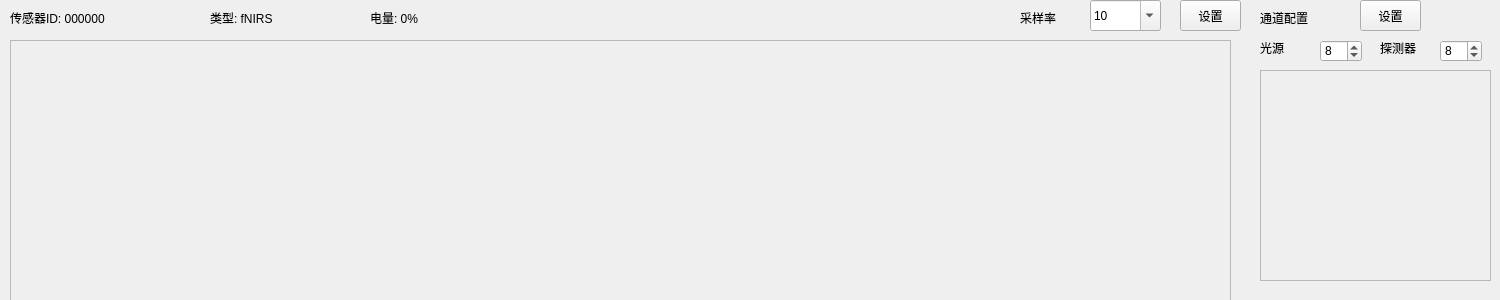
<?xml version="1.0" encoding="UTF-8"?>
<ui version="4.0">
 <class>SensorWidget</class>
 <widget class="QWidget" name="SensorWidget">
  <property name="geometry">
   <rect>
    <x>0</x>
    <y>0</y>
    <width>1500</width>
    <height>300</height>
   </rect>
  </property>
  <property name="windowTitle">
   <string>Form</string>
  </property>
  <widget class="QLabel" name="Label_SensorID">
   <property name="geometry">
    <rect>
     <x>10</x>
     <y>10</y>
     <width>191</width>
     <height>16</height>
    </rect>
   </property>
   <property name="text">
    <string>传感器ID: 000000</string>
   </property>
  </widget>
  <widget class="QLabel" name="Label_SensorType">
   <property name="geometry">
    <rect>
     <x>210</x>
     <y>10</y>
     <width>191</width>
     <height>16</height>
    </rect>
   </property>
   <property name="text">
    <string>类型: fNIRS</string>
   </property>
  </widget>
  <widget class="QLabel" name="Label_Battery">
   <property name="geometry">
    <rect>
     <x>370</x>
     <y>10</y>
     <width>191</width>
     <height>16</height>
    </rect>
   </property>
   <property name="text">
    <string>电量: 0%</string>
   </property>
  </widget>
  <widget class="QComboBox" name="ComboBox_SampleRate">
   <property name="geometry">
    <rect>
     <x>1090</x>
     <y>0</y>
     <width>71</width>
     <height>31</height>
    </rect>
   </property>
   <property name="editable">
    <bool>true</bool>
   </property>
   <property name="insertPolicy">
    <enum>QComboBox::NoInsert</enum>
   </property>
   <item>
    <property name="text">
     <string>10</string>
    </property>
   </item>
   <item>
    <property name="text">
     <string>20</string>
    </property>
   </item>
  </widget>
  <widget class="QLabel" name="Label_SampleRateText">
   <property name="geometry">
    <rect>
     <x>1020</x>
     <y>10</y>
     <width>61</width>
     <height>16</height>
    </rect>
   </property>
   <property name="text">
    <string>采样率</string>
   </property>
  </widget>
  <widget class="QPushButton" name="Button_SampleRate">
   <property name="geometry">
    <rect>
     <x>1180</x>
     <y>0</y>
     <width>61</width>
     <height>31</height>
    </rect>
   </property>
   <property name="text">
    <string>设置</string>
   </property>
  </widget>
  <widget class="QLabel" name="Label_Channel">
   <property name="geometry">
    <rect>
     <x>1260</x>
     <y>10</y>
     <width>111</width>
     <height>16</height>
    </rect>
   </property>
   <property name="text">
    <string>通道配置</string>
   </property>
  </widget>
  <widget class="QSpinBox" name="SpinBox_Lights">
   <property name="geometry">
    <rect>
     <x>1320</x>
     <y>40</y>
     <width>42</width>
     <height>22</height>
    </rect>
   </property>
   <property name="minimum">
    <number>1</number>
   </property>
   <property name="maximum">
    <number>99</number>
   </property>
   <property name="value">
    <number>8</number>
   </property>
  </widget>
  <widget class="QSpinBox" name="SpinBox_Detectors">
   <property name="geometry">
    <rect>
     <x>1440</x>
     <y>40</y>
     <width>42</width>
     <height>22</height>
    </rect>
   </property>
   <property name="minimum">
    <number>1</number>
   </property>
   <property name="maximum">
    <number>99</number>
   </property>
   <property name="value">
    <number>8</number>
   </property>
  </widget>
  <widget class="QLabel" name="Label_LightsText">
   <property name="geometry">
    <rect>
     <x>1260</x>
     <y>40</y>
     <width>61</width>
     <height>16</height>
    </rect>
   </property>
   <property name="text">
    <string>光源</string>
   </property>
  </widget>
  <widget class="QLabel" name="Label_DetectorsText">
   <property name="geometry">
    <rect>
     <x>1380</x>
     <y>40</y>
     <width>61</width>
     <height>16</height>
    </rect>
   </property>
   <property name="text">
    <string>探测器</string>
   </property>
  </widget>
  <widget class="QScrollArea" name="ScrollArea_Channels">
   <property name="geometry">
    <rect>
     <x>1260</x>
     <y>70</y>
     <width>231</width>
     <height>211</height>
    </rect>
   </property>
   <property name="widgetResizable">
    <bool>true</bool>
   </property>
   <widget class="QWidget" name="Widget_Channels">
    <property name="geometry">
     <rect>
      <x>0</x>
      <y>0</y>
      <width>229</width>
      <height>209</height>
     </rect>
    </property>
    <widget class="QWidget" name="gridLayoutWidget">
     <property name="geometry">
      <rect>
       <x>0</x>
       <y>0</y>
       <width>231</width>
       <height>211</height>
      </rect>
     </property>
     <layout class="QGridLayout" name="GridLayout_Channels"/>
    </widget>
   </widget>
  </widget>
  <widget class="QPushButton" name="Button_Channels">
   <property name="geometry">
    <rect>
     <x>1360</x>
     <y>0</y>
     <width>61</width>
     <height>31</height>
    </rect>
   </property>
   <property name="text">
    <string>设置</string>
   </property>
  </widget>
  <widget class="QScrollArea" name="ScrollArea_Plot">
   <property name="geometry">
    <rect>
     <x>10</x>
     <y>40</y>
     <width>1221</width>
     <height>261</height>
    </rect>
   </property>
   <property name="widgetResizable">
    <bool>true</bool>
   </property>
   <widget class="QWidget" name="Widget_Plot">
    <property name="geometry">
     <rect>
      <x>0</x>
      <y>0</y>
      <width>1219</width>
      <height>259</height>
     </rect>
    </property>
    <widget class="QWidget" name="horizontalLayoutWidget">
     <property name="geometry">
      <rect>
       <x>-1</x>
       <y>-1</y>
       <width>1221</width>
       <height>261</height>
      </rect>
     </property>
     <layout class="QHBoxLayout" name="HLayout_Plot"/>
    </widget>
   </widget>
  </widget>
 </widget>
 <resources/>
 <connections/>
</ui>
